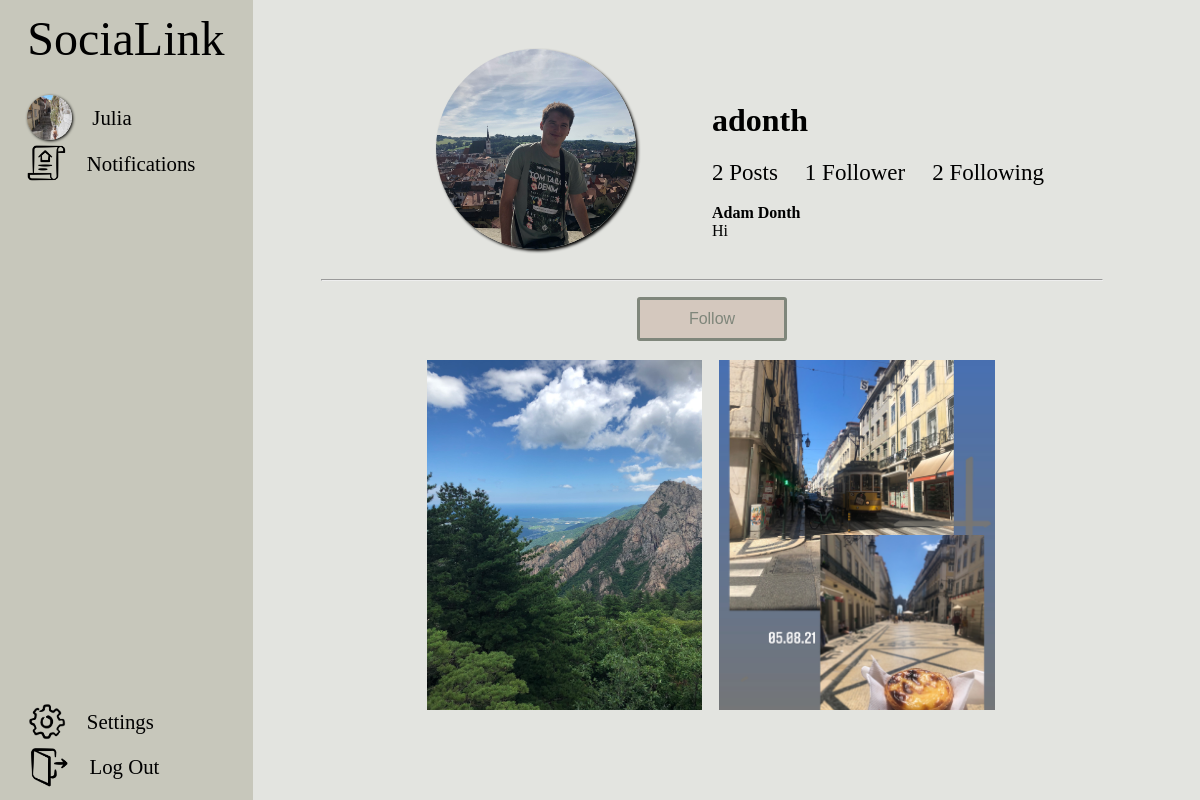
Page /profile/adonth (signed in) on the committed database.
### core/models.py (models this page shows, shortened)
class Profile(models.Model):
    user = models.ForeignKey(User, on_delete=models.CASCADE)
    id_user = models.IntegerField()
    bio = models.TextField(blank=True)
    profile_img = models.ImageField(upload_to='profile_photos', default='default_photo.png')
    location = models.CharField(blank = True, max_length=100)
    email = models.CharField(max_length=100)
    name = models.CharField(max_length=20)
    surname = models.CharField(max_length=30)
    phone = models.CharField(max_length=15, blank=True)

class Post(models.Model):
    id = models.CharField(primary_key=True, default=uuid.uuid4 ,max_length=500)
    user = models.CharField(max_length=100)
    image = models.ImageField(upload_to="post_images", blank=True)
    description = models.TextField()
    created_at = models.DateTimeField(default=datetime.now)
    no_of_likes = models.IntegerField(default=0)

### core/views.py (the view)
# urls.py: path('profile/<str:pk>', views.profile, name="profile"),
@login_required(login_url='sign')
def profile(request, pk):
    user_object = User.objects.get(username=pk)
    user_profile = Profile.objects.get(user=user_object)
    user_posts = Post.objects.filter(user=pk)
    no_post = len(user_posts)
    user_logged = Profile.objects.get(user=request.user)
    follower = request.user.username
    user = pk
    if Followers.objects.filter(follower=follower, user=user).first():
        button_text = 'Unfollow'
    else:
        button_text = 'Follow'
    followers = len(Followers.objects.filter(user=pk))
    following = len(Followers.objects.filter(follower=pk))
    return render(request, 'profile.html', {'user_object' : user_object,
    'user_profile': user_profile, 'user_posts': user_posts, 'no_post':no_post,
     'user_logged' : user_logged, 'button_text' : button_text, 'followers': followers,
      'following' : following})

### templates/profile.html (shortened to what this page needs)
{% load static %}
<!DOCTYPE html>
<html lang="en">
<head>
    <link rel="stylesheet" href="{% static 'home_style.css' %}">
    <link rel="stylesheet" href="{% static 'style.css' %}">
    <link rel="stylesheet" href="{% static 'profile_style.css' %}">
</head>
<body>
    <div class="info">
        <div class="logo"><a href='/'>SociaLink</a></div>
        <div class="cont_news">
            <a href="/profile/{{user_logged.user.username}}" class="options" id="photo"><img src="{{user_logged.profile_img.url}}" class="profile_photo1" > &nbsp &nbsp {{user_logged.name}}</a>
            <a href="" class="options" id="news"><img src="{% static 'images/notify.png' %}" width="39.5em"> &nbsp &nbsp Notifications</a>
        </div>
        <div class="cont_options">
            <a href="/setting" class="options" id="settings"><img src="{% static 'images/settong_icon.png' %}" width="39.5em"> &nbsp &nbsp Settings</a>
            <a href="logout" class="options" id="logout"><img src="{% static 'images/log_out_icon.png' %}" width="40em"> &nbsp &nbsp Log Out</a>
        </div>
    </div>
    <div class="container_set">
        <div class="flex add">
            <div class="photo">
                <img src="{{user_profile.profile_img.url}}" class="profile_photo4">
            </div>
            <div class="details">
                <div class="top">
                    <div>
                        <h1>{{user_profile.user.username}}</h1>
                    </div>
                </div>
                <div class="posts">
                    {% if no_post == 0 %}
					<span style="font-size: 23px;">No Post</span>
					{% elif no_post == 1 %}
					<span style="font-size: 23px;">{{no_post}} Post</span>
					{% else %}
					<span style="font-size: 23px;">{{no_post}} Posts</span>
					{% endif %}
                    {% if followers == 0 %}
					<span style="font-size: 23px;">&nbsp &nbsp No Followers</span>
					{% elif followers == 1 %}
					<span style="font-size: 23px;">&nbsp &nbsp {{followers}} Follower</span>
					{% else %}
					<span style="font-size: 23px;">&nbsp &nbsp {{followers}} Followers</span>
					{% endif %}
                    <span style="font-size: 23px;">&nbsp &nbsp {{following}} Following</span>
                </div>
                <br>
                <div>
                    <strong>{{user_profile.name}} {{user_profile.surname}}</strong>
                    <br>
                    {{user_profile.bio}}
                </div>
            </div>
        </div>
        <br>
        <hr style="width:80%;">
        <div style="margin:auto; width:150px; margin-bottom: 0;">
            {% if user.username != user_object.username %}
            <form action="/follow" method="POST">
                <button type="submit" class="button" style="background-color: rgba(212,200,190, 1); border: solid rgba(127,134, 123,1); width:150px; padding: 0; padding-top: 10px; padding-bottom: 10px;">{{button_text}}</button>
            </form>
            {% endif %}
        </div>
        <div class="gallery">
            {% for post in user_posts reversed %}
                <img src="{{post.image.url}}" class="gallery_in">
            {% endfor %}
        </div>
    </div>
</body>
</html>

### static/home_style.css (style rules this page uses)
.button { padding: 1em; margin-top:0.5em; border-radius: 3px; background-color: rgba(227, 228, 224,1); color: rgba(127,134,123,1); cursor: pointer; }
.container_set { position: absolute; min-width: calc(100% - 14em); right: 0; top: 0; z-index: 9; }
.profile_photo1 { object-fit: cover; border-radius: 50%; height: 45px; width: 45px; box-shadow: #000000 1px 1px 3px; }
.flex { display: flex; gap:5px; align-items: center; }
.cont_options { position: absolute; bottom: 4%; width: 80%; margin-left: 15%; }
.cont_news { position: relative; width:80%; margin-left: 15%; }
.info { background-color: rgba(199,199,187,1); height: 105%; position: fixed; margin-left: -2%; margin-top: -2%; width: fit-content; z-index: 9; }
.options { position: relative; bottom: 0; height:2em; width: 100%; align-items: center; display: flex; font-size:1.3em; padding: 1%; }
#logout { margin-left: 1%; }

### static/style.css (style rules this page uses)
html { height: 100%; }
body { background-color: rgba(227, 228, 224,1); }
a { text-decoration: none; color: black; cursor: pointer; }
.logo { font-family: 'Brush Script MT', cursive, bold; font-size: 3em; margin: 0.6em; margin-left: 0.9em; text-decoration: black; position: relative; margin-top: 10%; }
.info { background-color: rgba(199,199,187,1); height: 105%; position: fixed; margin-left: -2%; margin-top: -2%; width: fit-content; z-index:15; }
.options { position: relative; bottom: 0; height:2em; width: 100%; align-items: center; display: flex; font-size:1.3em; padding: 1%; }
button { outline: none !important; font-size: medium; border: none; width: auto; overflow: visible; background: transparent; line-height: normal; cursor: pointer; }

### static/profile_style.css (style rules this page uses)
.add { max-width:80%; margin: auto; margin-top: 5%; height: auto; align-items: center; }
.photo { width:20%; margin: auto; }
.profile_photo4 { object-fit: cover; border-radius: 50%; height: 200px; width: 200px; box-shadow: #000000 2px 2px 3px; }
.details { width:50%; height: 28%; }
.top { display: inline-flex; width:100%; margin: auto; margin-top: 5%; height: auto; align-items: center; }
.gallery { min-width:60%; width:60%; margin: auto; margin-top: 2%; height: auto; vertical-align: middle; }
.gallery_in { margin-top: 0%; margin-left: 1.3%; margin-right: 1%; margin-bottom: 2%; object-fit: cover; min-width: 47%; width: 47%; height: 350px; }

### rows in the picture
Profile: profile_img (picture), name "Julia"
Profile: profile_img (picture), user.username "adonth", name "Adam", surname "Donth", bio "Hi"
Post: image (picture)
Post: image (picture)

### other values in the picture
{{ no_post }} "2"
{{ followers }} "1"
{{ following }} "2"
{{ button_text }} "Follow"
